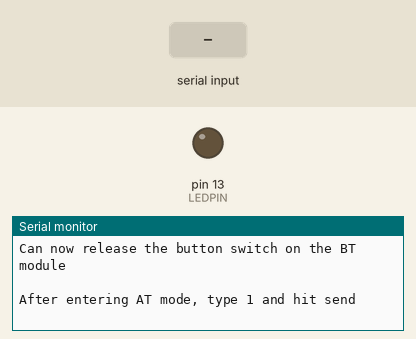
Bench run of a sketch on a simulated Arduino Mega 2560, built with avr-gcc and run on an emulated ATmega2560. On the bench: output pins drawn as LEDs (lit = HIGH), the last lines printed to the serial monitor. Inputs (shaded band) come from the test bench.

Above: at 1.0 s.
1.1 s: "1" received over Serial
At 1.11 s:
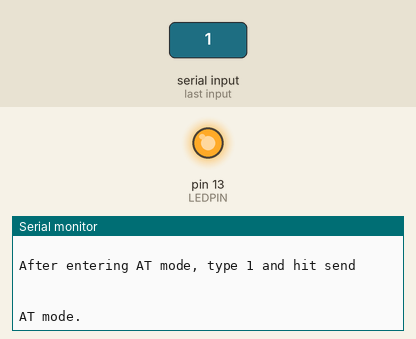
2.6 s: "1" received over the second serial link
At 3.4 s:
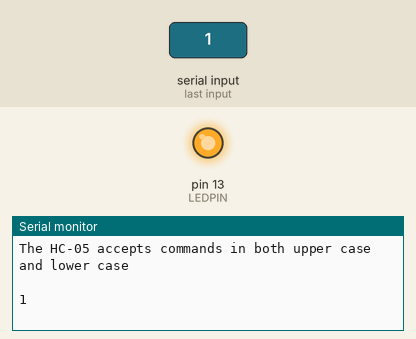

Measured:
- after the input at 1.1 s, the serial monitor: prints a new line at once (image 1)
- after the input at 2.6 s, the serial monitor: prints a new line at once (image 2)

The sketch:

HC-05_AT_CMD.ino
```cpp
// Basic Bluetooth test sketch 5a for the Arduino Mega.
// AT mode using button switch
// HC-05 with EN pin and button switch
//
// Uses serial with the host computer and Serial3 for communication with the Bluetooth module
//
//  Pins
//  BT VCC to Arduino 5V out. Disconnect before running the sketch
//  BT GND to Arduino GND
//  BT RX (through a voltage divider) to Arduino TX1 (pin 18)
//  BT TX  to Arduino RX1 (no need voltage divider)   (pin 19)
//
// When a command is entered in to the serial monitor on the computer
// the Arduino will relay it to the Bluetooth module and display the result.
//

char serialByte = '0';
const byte  LEDPIN = 13;

void setup()
{
    pinMode(LEDPIN, OUTPUT);

    // communication with the host computer
    Serial.begin(9600);

    Serial.println("Do not power the BT module");
    Serial.println(" ");
    Serial.println("On the BT module, press the button switch (keep pressed, and at the same time power the BT module");
    Serial.println("The LED on the BT module should now flash on/off every 2 seconds");
    Serial.println("Can now release the button switch on the BT module");
    Serial.println(" ");
    Serial.println("After entering AT mode, type 1 and hit send");
    Serial.println(" ");


    // wait for the user to type "1" in the serial monitor
    while (serialByte !='1')
    {
        if ( Serial.available() )   {  serialByte = Serial.read();  }
    }


    // communication with the BT module on Serial3
    Serial3.begin(38400);

    // LED to show we have started the serial channels
    digitalWrite(LEDPIN, HIGH);

    Serial.println(" ");
    Serial.println("AT mode.");
    Serial.println("Remember to to set Both NL & CR in the serial monitor.");
    Serial.println("The HC-05 accepts commands in both upper case and lower case");
    Serial.println(" ");
}


void loop()
{
    // listen for communication from the BT module and then write it to the serial monitor
    if ( Serial3.available() )   {  Serial.write( Serial3.read() );  }

    // listen for user input and send it to the HC-05
   if ( Serial.available() )   {  Serial3.write( Serial.read() );  }
}
```
